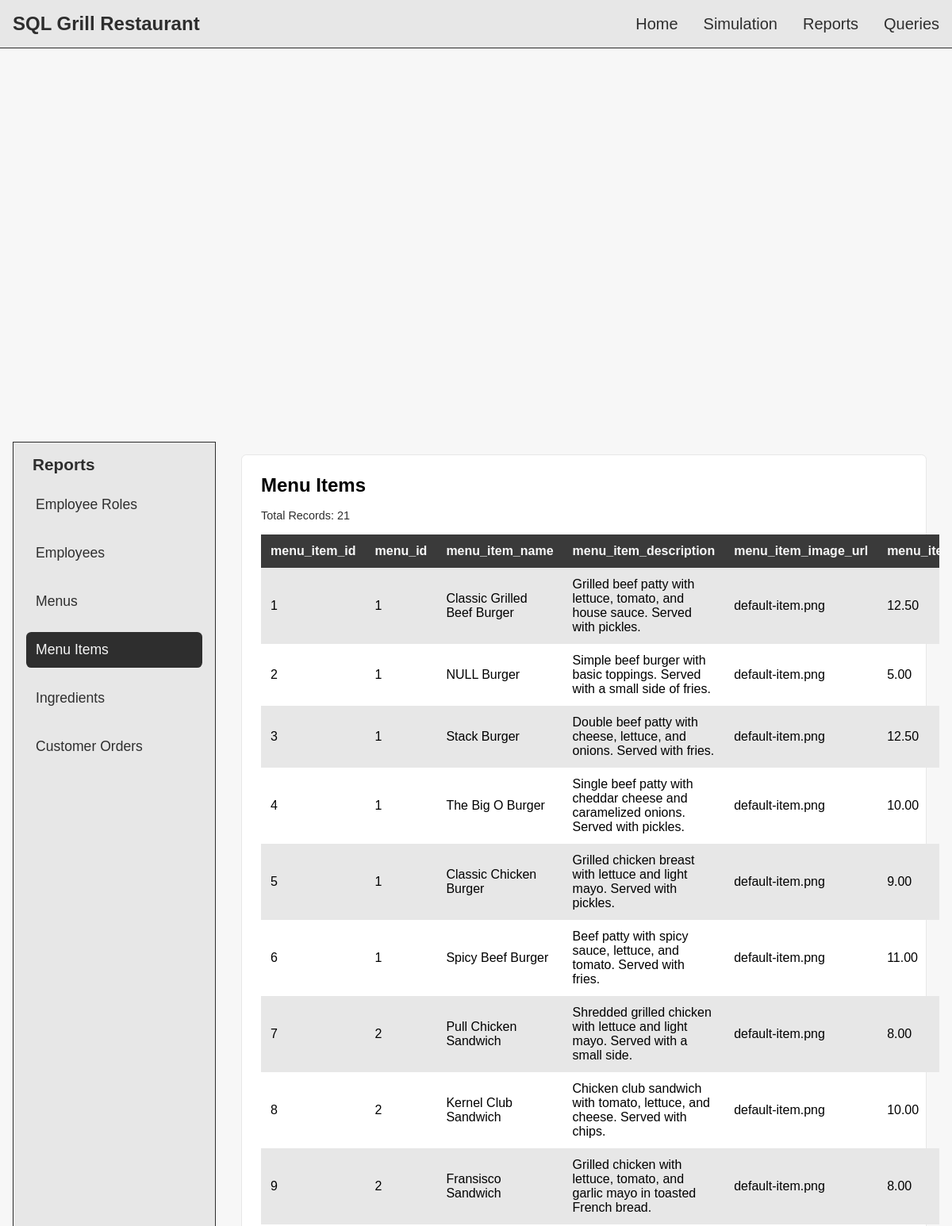
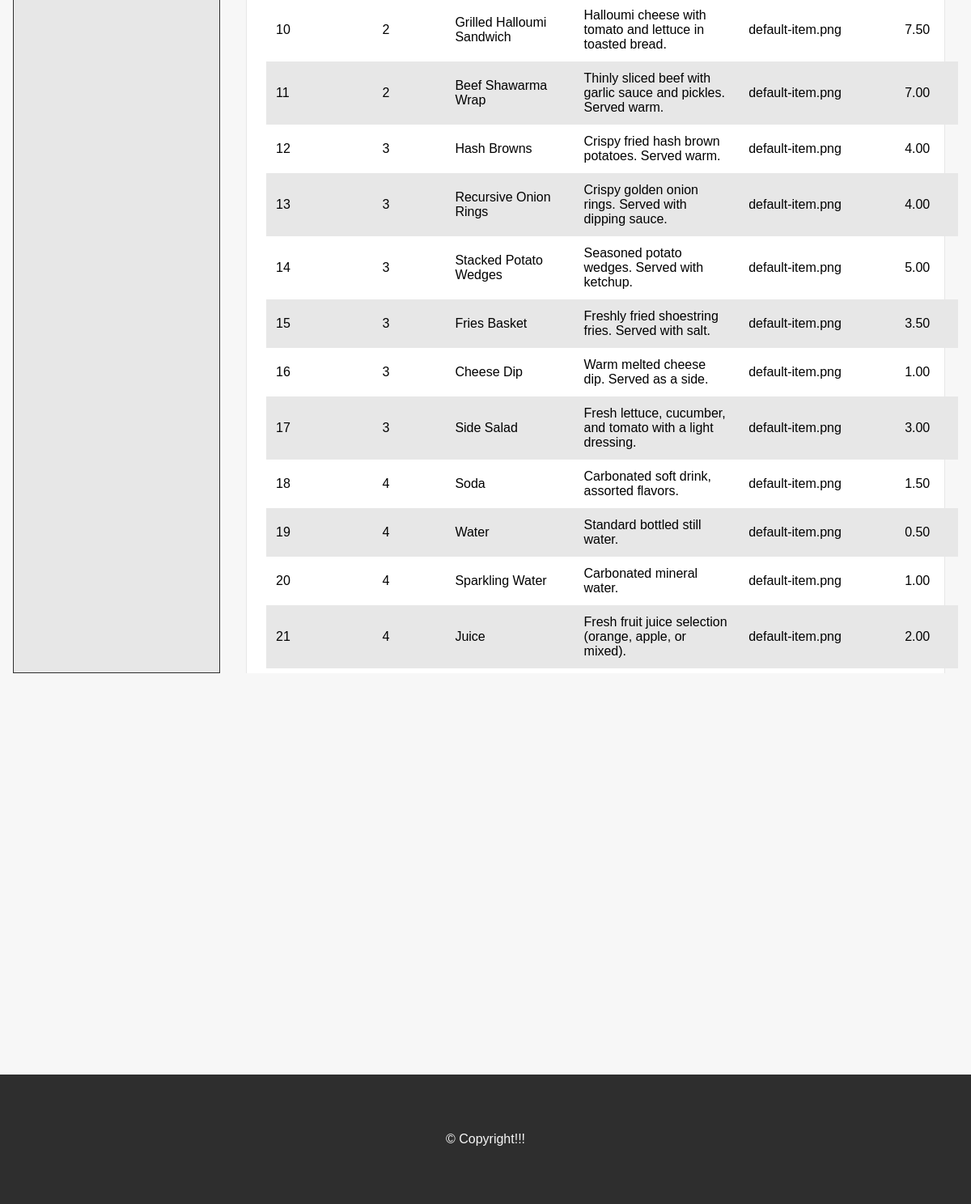
Page /pages/reports.php?r=menu_items on the committed database (2 pictures, top to bottom).
### tables this page shows
CREATE TABLE IF NOT EXISTS `menu_item` (
  `menu_item_id` int NOT NULL AUTO_INCREMENT,
  `menu_id` int NOT NULL,
  `menu_item_name` varchar(50) NOT NULL,
  `menu_item_description` varchar(100) DEFAULT NULL,
  `menu_item_image_url` varchar(255) DEFAULT 'default-item.png',
  `menu_item_price` decimal(10,2) NOT NULL,
  PRIMARY KEY (`menu_item_id`),
  KEY `menu_item_menu_fk` (`menu_id`)
);

### pages/reports.php (the view, shortened to what this page needs)
<?php
include "../includes/db.php";
include "../includes/header.php";
$report = $_GET['r'] ?? 'employee_roles';
function fetchTable($pdo, $tableName)
{
    $stmt = $pdo->prepare("SELECT * FROM $tableName");
    $stmt->execute();
    return $stmt->fetchAll(PDO::FETCH_ASSOC);
}
function renderTable($title, $data)
{
    echo "<div class='report-card'>";
    echo "<h2>$title</h2>";
    echo "<p class='report-meta'>Total Records: " . count($data) . "</p>";
    echo "<table>";
    echo "<tr>";
    foreach (array_keys($data[0]) as $col) {
        echo "<th>" . $col . "</th>";
    }
    echo "</tr>";
    foreach ($data as $row) {
        echo "<tr>";
        foreach ($row as $val) {
            echo "<td>" . $val . "</td>";
        }
        echo "</tr>";
    }
    echo "</table>";
    echo "</div>";
}
switch ($report) {
    case 'menu_items':
        $data = fetchTable($pdo, "menu_item");
        $title = "Menu Items";
        break;
}
?>
<main id="reports-layout">
    <div id="reports-sidebar">
        <h3>Reports</h3>
        <a href="reports.php?r=employee_roles" class="<?= $report == 'employee_roles' ? 'active' : '' ?>">Employee Roles</a>
        <a href="reports.php?r=employees" class="<?= $report == 'employees' ? 'active' : '' ?>">Employees</a>
        <a href="reports.php?r=menus" class="<?= $report == 'menus' ? 'active' : '' ?>">Menus</a>
        <a href="reports.php?r=menu_items" class="<?= $report == 'menu_items' ? 'active' : '' ?>">Menu Items</a>
        <a href="reports.php?r=ingredients" class="<?= $report == 'ingredients' ? 'active' : '' ?>">Ingredients</a>
        <a href="reports.php?r=customer_orders" class="<?= $report == 'customer_orders' ? 'active' : '' ?>">Customer Orders</a>
    </div>
    <div id="reports-content">
        <?php renderTable($title, $data); ?>
    </div>
</main>
<?php include "../includes/footer.php"; ?>

### assets/css/index.css (style rules this page uses)
:root { --ember-orange: #ee7e2e; --light-orange: #fa9d1e; --charcoal-gray: #2e2e2e; --light-charcoal-gray: #3a3a3a; --dark-gray: #181818; --smoked-gray: #e7e7e7; --dark-smoked-gray: #dbdbdb; --ash-white: #f7f7f7; --warm-cream: #fff5e8; }
* { margin: 0 !important; padding: 0 !important; box-sizing: border-box !important; }
html, body { min-height: 100%; height: auto; font-family: "Gill Sans", "Gill Sans MT", Calibri, "Trebuchet MS", sans-serif; }
body, main { background-color: var(--ash-white); }
main { flex: 1 !important; padding: 1rem !important; }
#reports-layout { height: calc(60vh); display: flex; align-items: center; gap: 1rem; height: 100%; width: 100%; }
#reports-sidebar { width: 16rem; background-color: var(--smoked-gray); border: 1px solid var(--charcoal-gray); padding: 1rem !important; display: flex; flex-direction: column; gap: 1rem; height: calc(60vh); overflow-y: auto; position: sticky; top: 5rem; }
#reports-sidebar h3 { font-size: 1.3rem; color: var(--charcoal-gray); padding-left: 0.5rem !important; }
#reports-sidebar a { text-decoration: none; padding: 0.75rem !important; border-radius: 0.4rem; color: var(--charcoal-gray); font-size: 1.1rem; transition: background 0.2s ease; }
#reports-sidebar a.active { background-color: var(--charcoal-gray); color: var(--ash-white); }
#reports-content { flex: 1; padding: 1rem !important; height: calc(60vh); overflow-y: auto; background-color: var(--ash-white); display: flex; flex-direction: column; }
.report-card { background: white; display: flex; flex-direction: column; gap: 1rem; padding: 1.5rem !important; border-radius: 0.4rem; border: 1px solid var(--smoked-gray); }
.report-meta { font-size: 0.9rem; color: var(--charcoal-gray); }
.report-card table { width: 100%; border-collapse: collapse; }
.report-card th { background-color: var(--light-charcoal-gray); color: var(--ash-white); padding: 0.75rem !important; text-align: left; }
.report-card td { padding: 0.75rem !important; }
.report-card tr:nth-child(even) td { background-color: var(--smoked-gray); }

### rows in the picture
menu_item: val "1", menu_item_name "Classic Grilled Beef Burger", menu_item_description "Grilled beef patty with lettuce, tomato, and house sauce. Served with pickles.", menu_item_image_url "default-item.png", menu_item_price "12.50"
menu_item: menu_item_id "2", menu "1", menu_item_name "NULL Burger", menu_item_description "Simple beef burger with basic toppings. Served with a small side of fries.", menu_item_image_url "default-item.png", menu_item_price "5.00"
menu_item: menu_item_id "3", menu "1", menu_item_name "Stack Burger", menu_item_description "Double beef patty with cheese, lettuce, and onions. Served with fries.", menu_item_image_url "default-item.png", menu_item_price "12.50"
menu_item: menu_item_id "4", menu "1", menu_item_name "The Big O Burger", menu_item_description "Single beef patty with cheddar cheese and caramelized onions. Served with pickles.", menu_item_image_url "default-item.png", menu_item_price "10.00"
menu_item: menu_item_id "5", menu "1", menu_item_name "Classic Chicken Burger", menu_item_description "Grilled chicken breast with lettuce and light mayo. Served with pickles.", menu_item_image_url "default-item.png", menu_item_price "9.00"
menu_item: menu_item_id "6", menu "1", menu_item_name "Spicy Beef Burger", menu_item_description "Beef patty with spicy sauce, lettuce, and tomato. Served with fries.", menu_item_image_url "default-item.png", menu_item_price "11.00"
menu_item: menu_item_id "7", menu "2", menu_item_name "Pull Chicken Sandwich", menu_item_description "Shredded grilled chicken with lettuce and light mayo. Served with a small side.", menu_item_image_url "default-item.png", menu_item_price "8.00"
menu_item: menu_item_id "8", menu "2", menu_item_name "Kernel Club Sandwich", menu_item_description "Chicken club sandwich with tomato, lettuce, and cheese. Served with chips.", menu_item_image_url "default-item.png", menu_item_price "10.00"
menu_item: menu_item_id "9", menu "2", menu_item_name "Fransisco Sandwich", menu_item_description "Grilled chicken with lettuce, tomato, and garlic mayo in toasted French bread.", menu_item_image_url "default-item.png", menu_item_price "8.00"
menu_item: menu_item_id "10", menu "2", menu_item_name "Grilled Halloumi Sandwich", menu_item_description "Halloumi cheese with tomato and lettuce in toasted bread.", menu_item_image_url "default-item.png", menu_item_price "7.50"
menu_item: menu_item_id "11", menu "2", menu_item_name "Beef Shawarma Wrap", menu_item_description "Thinly sliced beef with garlic sauce and pickles. Served warm.", menu_item_image_url "default-item.png", menu_item_price "7.00"
menu_item: menu_item_id "12", menu "3", menu_item_name "Hash Browns", menu_item_description "Crispy fried hash brown potatoes. Served warm.", menu_item_image_url "default-item.png", menu_item_price "4.00"
menu_item: menu_item_id "13", menu "3", menu_item_name "Recursive Onion Rings", menu_item_description "Crispy golden onion rings. Served with dipping sauce.", menu_item_image_url "default-item.png", menu_item_price "4.00"
menu_item: menu_item_id "14", menu "3", menu_item_name "Stacked Potato Wedges", menu_item_description "Seasoned potato wedges. Served with ketchup.", menu_item_image_url "default-item.png", menu_item_price "5.00"
menu_item: menu_item_id "15", menu "3", menu_item_name "Fries Basket", menu_item_description "Freshly fried shoestring fries. Served with salt.", menu_item_image_url "default-item.png", menu_item_price "3.50"
menu_item: menu_item_id "16", menu "3", menu_item_name "Cheese Dip", menu_item_description "Warm melted cheese dip. Served as a side.", menu_item_image_url "default-item.png", menu_item_price "1.00"
menu_item: menu_item_id "17", menu "3", menu_item_name "Side Salad", menu_item_description "Fresh lettuce, cucumber, and tomato with a light dressing.", menu_item_image_url "default-item.png", menu_item_price "3.00"
menu_item: menu_item_id "18", menu "4", menu_item_name "Soda", menu_item_description "Carbonated soft drink, assorted flavors.", menu_item_image_url "default-item.png", menu_item_price "1.50"
menu_item: menu_item_id "19", menu "4", menu_item_name "Water", menu_item_description "Standard bottled still water.", menu_item_image_url "default-item.png", menu_item_price "0.50"
menu_item: menu_item_id "20", menu "4", menu_item_name "Sparkling Water", menu_item_description "Carbonated mineral water.", menu_item_image_url "default-item.png", menu_item_price "1.00"
menu_item: menu_item_id "21", menu "4", menu_item_name "Juice", menu_item_description "Fresh fruit juice selection (orange, apple, or mixed).", menu_item_image_url "default-item.png", menu_item_price "2.00"

### other values in the picture
$title "Menu Items"
count($data) "21"
$col "menu_item_id"
$col "menu_id"
$col "menu_item_name"
$col "menu_item_description"
$col "menu_item_image_url"
